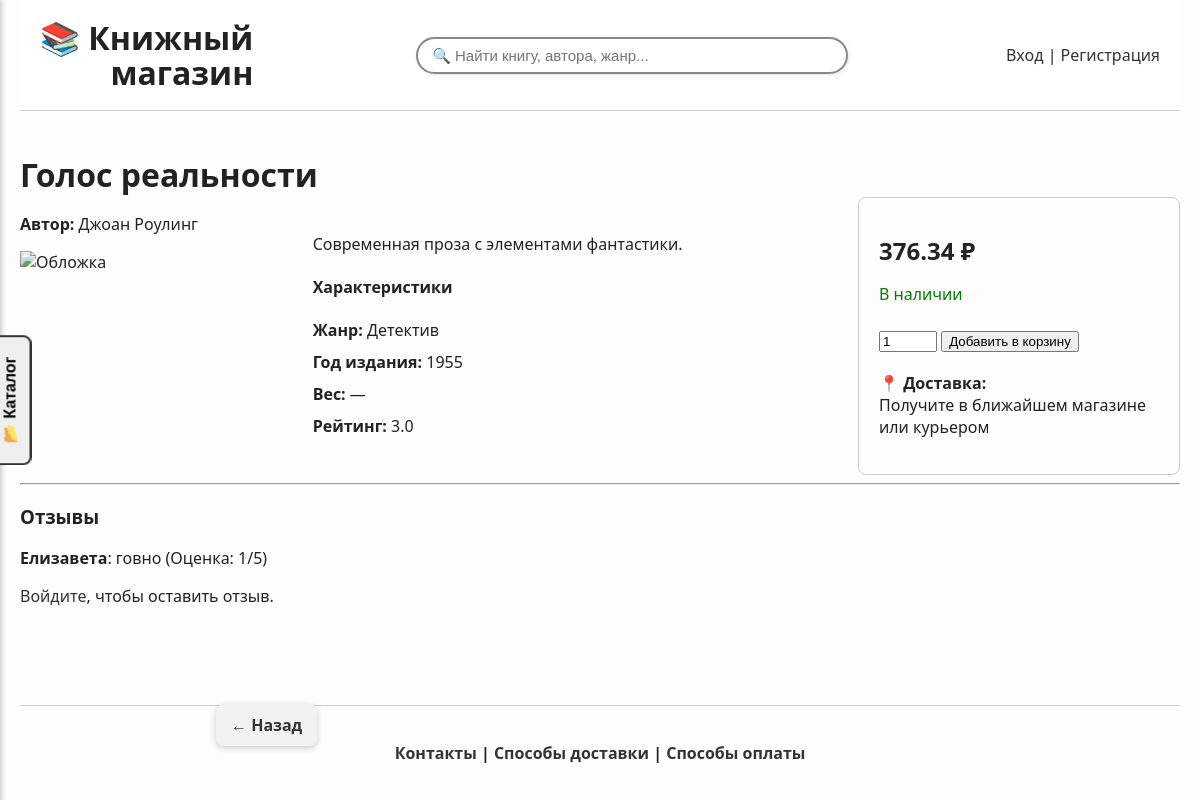
The page /book/100 on the database as committed earlier.
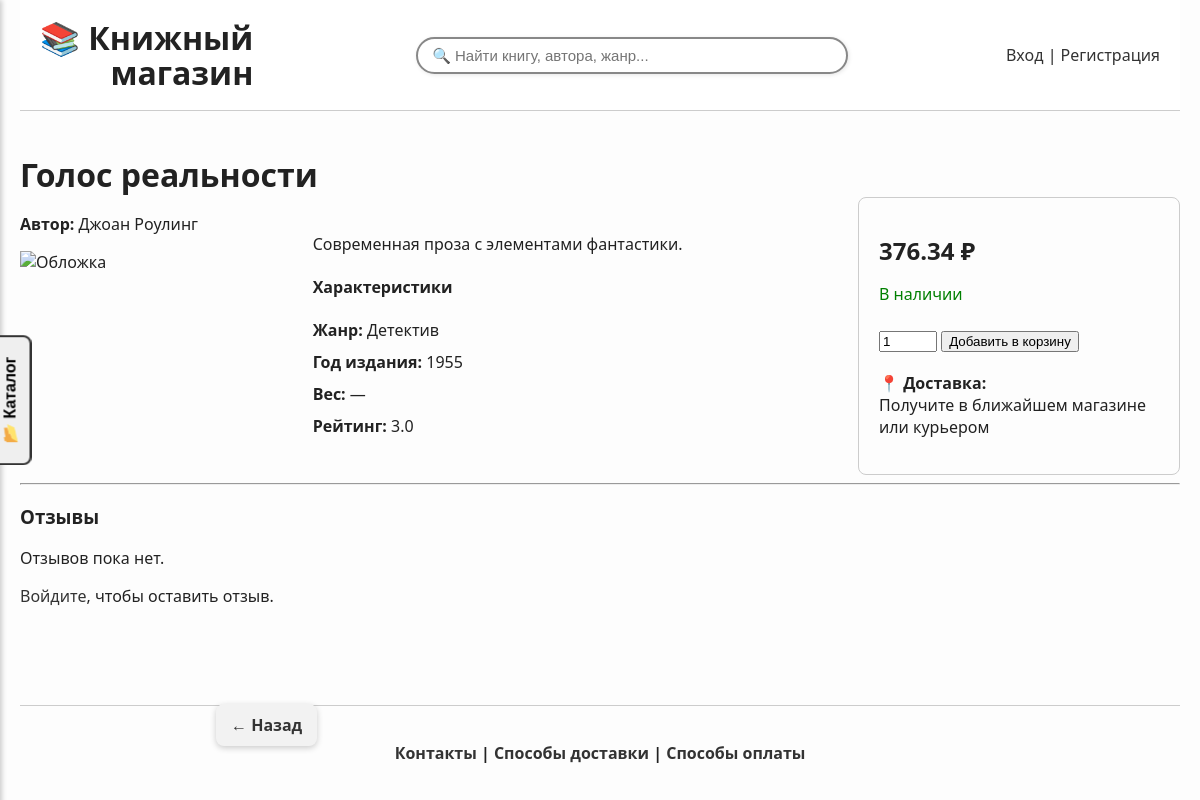
The same page on the database as committed later.
### app/models.py (models this page shows, shortened)
class Review(db.Model):
    id = db.Column(db.Integer, primary_key=True)
    user_id = db.Column(db.Integer, db.ForeignKey('user.id', ondelete='CASCADE'), nullable=False)
    book_id = db.Column(db.Integer, db.ForeignKey('book.id'), nullable=False)
    text = db.Column(db.Text, nullable=False)
    rating = db.Column(db.Integer, nullable=False)
    book = db.relationship('Book')

class User(db.Model, UserMixin):
    id = db.Column(db.Integer, primary_key=True)
    first_name = db.Column(db.String(50), nullable=False)
    last_name = db.Column(db.String(50), nullable=False)
    email = db.Column(db.String(120), unique=True, nullable=False)
    phone = db.Column(db.String(20))
    password = db.Column(db.String(100), nullable=False)
    cart_items = db.relationship('CartItem', back_populates='user', cascade='all, delete-orphan', passive_deletes=True)
    reviews = db.relationship('Review', backref='user', cascade='all, delete-orphan', passive_deletes=True)
    orders = db.relationship('Order', back_populates='user', cascade='all, delete-orphan', passive_deletes=True)

### app/routes.py (the view, shortened to what this page needs)
@app.route('/book/<int:book_id>', methods=['GET', 'POST'])
def book_detail(book_id):
    book = Book.query.get_or_404(book_id)
    reviews = Review.query.filter_by(book_id=book_id).all()
    prev = request.args.get('prev') or request.form.get('prev') or url_for('index')
    return render_template('book_detail.html', book=book, reviews=reviews, prev=prev)

### app/routes.py (called while the page is built)
@app.context_processor
def inject_genres():
    return dict(genres=[g[0] for g in db.session.query(Book.genre).distinct() if g[0]])

### app/templates/book_detail.html (shortened to what this page needs)
{% extends 'base.html' %}
{% block content %}
{% set back_url = prev or url_for('index') %}
<h1 style="margin-bottom: 1px;">{{ book.title }}</h1>
<div style="display: flex; flex-wrap: wrap; justify-content: space-between; align-items: flex-start; gap: 20px;">
    <div style="flex: 1; min-width: 220px;">
        <p><strong>Автор:</strong> {{ book.author }}</p>
        <img src="https://media.istockphoto.com/id/162833278/nl/foto/blank-book.jpg?s=612x612&w=0&k=20&c=C-kb218UqFZ_ZdWg8ILDDcXDwpmYzwghnew_7VWZwm4="
             alt="Обложка" style="width: 100%; height: auto; max-width: 300px; margin-bottom: 15px;">
    </div>
    <div style="flex: 2; min-width: 300px; padding: 20px; text-align: left;">
        <p>{{ book.description }}</p>
        <h4>Характеристики</h4>
        <ul style="list-style: none; padding-left: 0;">
            <li><strong>Жанр:</strong> {{ book.genre or '—' }}</li>
            <li><strong>Год издания:</strong> {{ book.year }}</li>
            <li><strong>Вес:</strong> {{ book.weight or '—' }}</li>
            <li><strong>Рейтинг:</strong> {{ book.rating }}</li>
        </ul>
    </div>
    <div style="flex: 0 0 280px; border: 1px solid #ccc; padding: 20px; border-radius: 8px;">
        <p><strong style="font-size: 24px;">{{ book.price }} ₽</strong></p>
        <p><span style="color: green;">В наличии</span></p>
        <form action="{{ url_for('add_to_cart', book_id=book.id) }}" method="post">
            <input type="number" name="quantity" value="1" min="1" style="width: 50px;">
            <button type="submit" style="margin-top: 10px;">Добавить в корзину</button>
        </form>
        <p style="margin-top: 20px;">📍 <strong>Доставка:</strong><br>Получите в ближайшем магазине или курьером</p>
    </div>
</div>
<hr>
<h3>Отзывы</h3>
{% if reviews %}
    <ul style="list-style: none; padding-left: 0;">
        {% for review in reviews %}
            <li><strong>{{ review.user.first_name }}</strong>: {{ review.text }} (Оценка: {{ review.rating }}/5)</li>
        {% endfor %}
    </ul>
{% else %}
    <p>Отзывов пока нет.</p>
{% endif %}
{% if current_user.is_authenticated %}
    <form method="post" action="{{ url_for('book_detail', book_id=book.id) }}" style="margin-top: 20px;">
        <input type="hidden" name="form_type" value="review">
        <input type="hidden" name="prev" value="{{ prev }}">
        <label>Оценка:
            <select name="rating">
                {% for r in range(1, 6) %}
                    <option value="{{ r }}">{{ r }}</option>
                {% endfor %}
            </select>
        </label><br><br>
        <label>Комментарий:<br>
            <textarea name="text" required rows="4" cols="40"></textarea>
        </label><br><br>
        <button type="submit">Оставить отзыв</button>
    </form>
{% else %}
    <p><a href="{{ url_for('login') }}">Войдите</a>, чтобы оставить отзыв.</p>
{% endif %}
{% set back_url = prev or request.referrer or url_for('index') %}
<a href="{{ back_url }}" class="floating-back-button">← Назад</a>
{% endblock %}

Rows that differ between the two databases and show on the page:
removed Review: user.first_name "Елизавета", text "говно", rating "1"
Other text that changed with them:
text now shown: "Отзывов пока нет."
